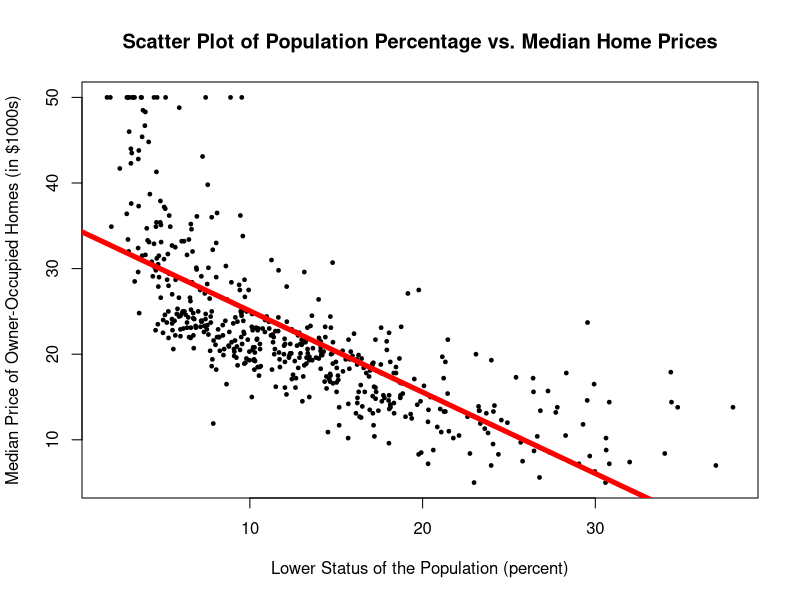
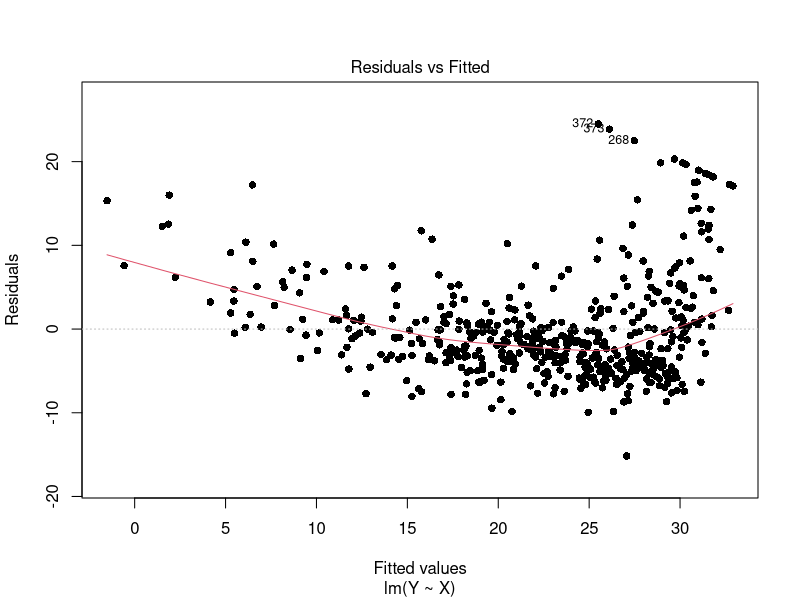
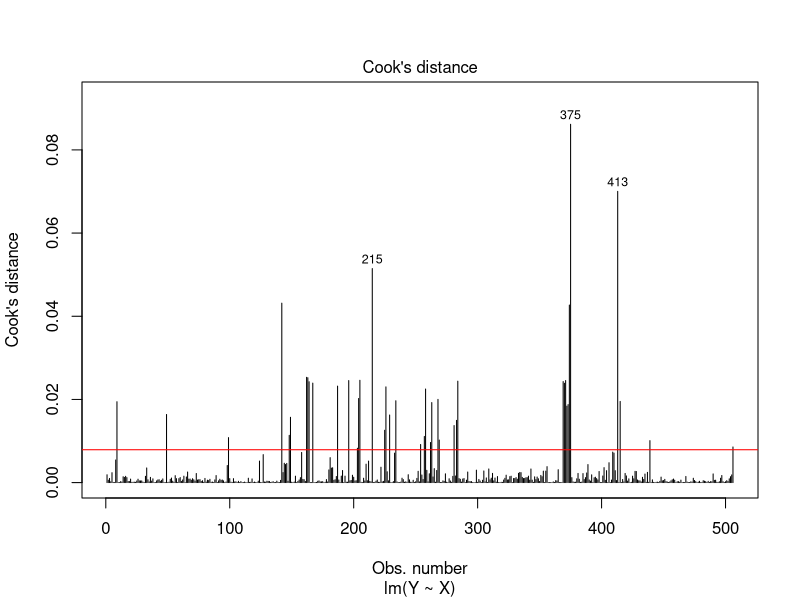
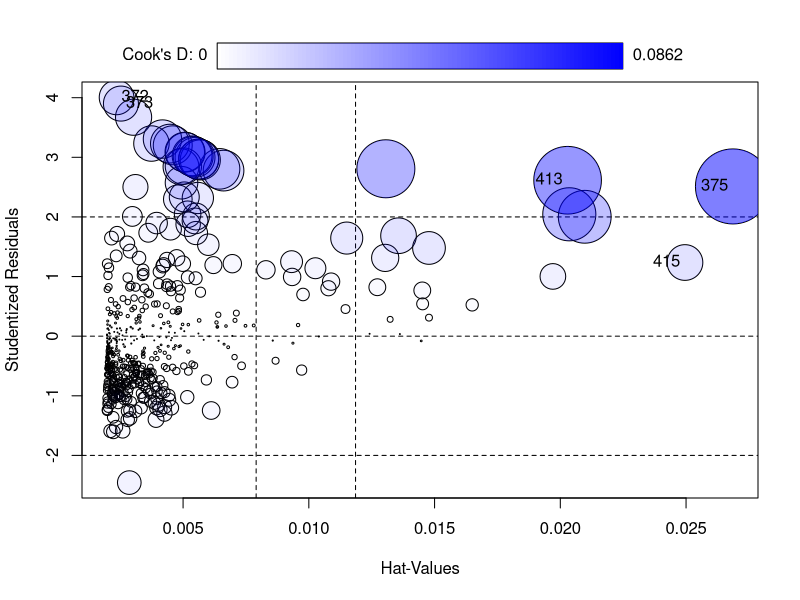

Write the R code that produced these figures, in order.
# install.packages("MASS")
library(MASS)
data(Boston)
help(Boston)

PCH = 19
CEX = 0.5
COL = "black"

X = Boston$lstat
Y = Boston$medv
########################################################################################################################

### PROBLEM-A ##########################################################################################################

# Scattorplot of X v. Y
plot(x=X,
     y=Y, 
     pch=PCH,
     cex=CEX,
     xlab="Lower Status of the Population (percent)",
     ylab="Median Price of Owner-Occupied Homes (in $1000s)",
     main="Scatter Plot of Population Percentage vs. Median Home Prices",)

# The best fit line
fit = lm(Y ~ X)
summary(fit)
abline(fit, col="RED", lwd=5)

h_values = hatvalues(fit)
index.levarage = which(hatvalues(fit)>(2*mean(hatvalues(fit))))
length(index.levarage)

rstandard_vals = rstandard(fit)
index.outliers = which(abs(rstandard_vals) >2)
length(index.outliers)

cooks_vals = cooks.distance(fit)

plot(fit, pch=16, which=1)
plot(fit, pch=16, which=4)
abline(a=4/506, b=0, col="red")
index.cook = which(abs(cooks_vals) > (4 /506))
length(index.cook)

library(car)
influencePlot(fit)









